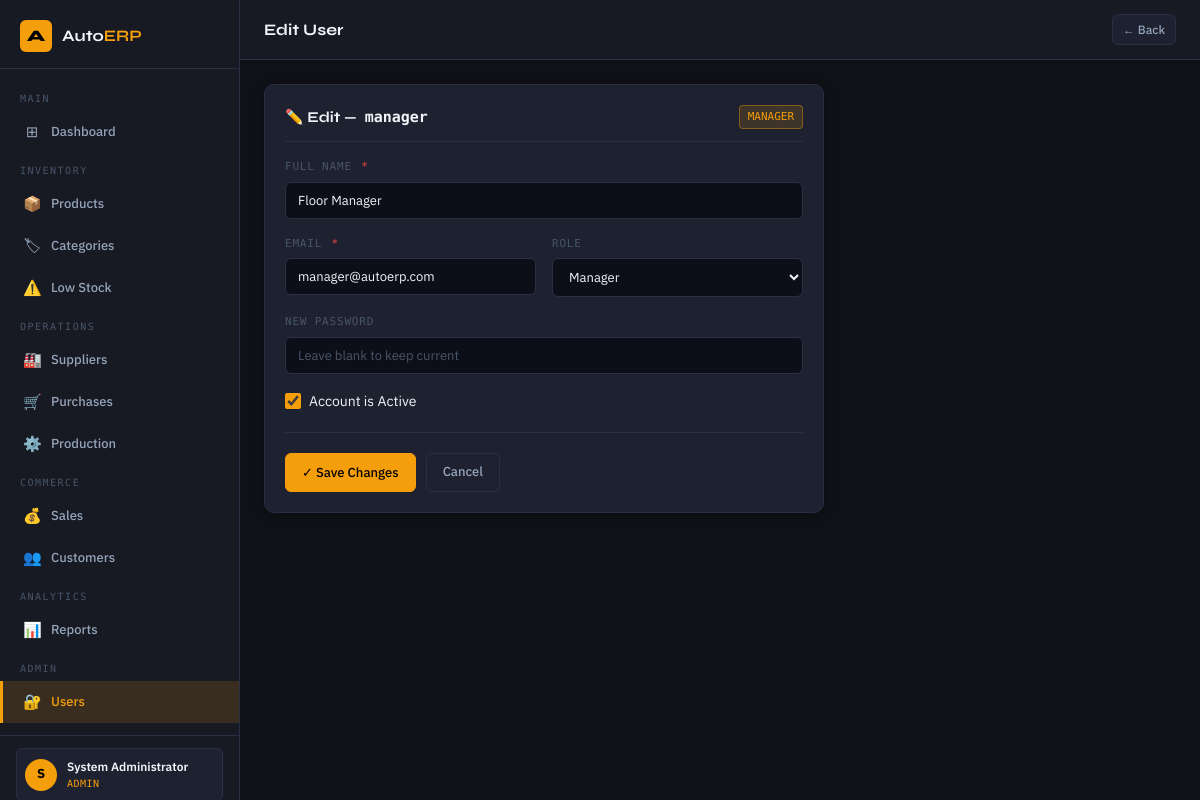
/auth/users/edit/2 (signed in), run on the app's committed database.
### tables this page shows
CREATE TABLE users (
    id          INTEGER PRIMARY KEY AUTOINCREMENT,
    username    TEXT UNIQUE NOT NULL,
    email       TEXT UNIQUE NOT NULL,
    full_name   TEXT NOT NULL,
    password_hash TEXT NOT NULL,
    role        TEXT NOT NULL DEFAULT 'staff',
    is_active   INTEGER NOT NULL DEFAULT 1,
    last_login  TEXT,
    created_at  TEXT DEFAULT (datetime('now'))
);

### app/routes/auth.py (the view, shortened to what this page needs)
@auth_bp.route('/users/edit/<int:uid>', methods=['GET', 'POST'])
@admin_required
def edit_user(uid):
    db = get_db()
    user = db.execute('SELECT * FROM users WHERE id=?', (uid,)).fetchone()
    db.close()
    if not user:
        flash('User not found.', 'danger')
        return redirect(url_for('auth.users'))
    return render_template('auth/edit_user.html', user=dict(user))

### app/auth_helpers.py (called while the page is built)
def admin_required(f):
    @wraps(f)
    def decorated(*args, **kwargs):
        if 'user_id' not in session:
            flash('Please log in.', 'warning')
            return redirect(url_for('auth.login'))
        if session.get('user_role') != 'admin':
            flash('Access denied. Admin role required.', 'danger')
            return redirect(url_for('dashboard.index'))
        return f(*args, **kwargs)
    return decorated

def get_current_user():
    uid = session.get('user_id')
    if not uid:
        return None
    db = get_db()
    user = db.execute('SELECT * FROM users WHERE id=?', (uid,)).fetchone()
    db.close()
    return dict(user) if user else None

### app/database.py (called while the page is built)
def get_db():
    conn = sqlite3.connect(DB_PATH)
    conn.row_factory = sqlite3.Row
    conn.execute("PRAGMA foreign_keys = ON")
    return conn

### app/templates/auth/edit_user.html (shortened to what this page needs)
{% extends "base.html" %}
{% block page_title %}Edit User{% endblock %}
{% block topbar_actions %}<a href="{{ url_for('auth.users') }}" class="btn btn-secondary btn-sm">← Back</a>{% endblock %}
{% block content %}
<div class="card" style="max-width:560px">
  <div class="card-header">
    <div class="card-title">✏️ Edit — <span class="mono">{{ user.username }}</span></div>
    <span class="badge {% if user.role=='admin' %}badge-danger{% elif user.role=='manager' %}badge-warning{% else %}badge-info{% endif %}">{{ user.role.upper() }}</span>
  </div>
  <form method="POST" data-validate>
    <div class="form-group">
      <label class="form-label">Full Name <span class="required">*</span></label>
      <input type="text" name="full_name" class="form-control" value="{{ user.full_name }}" required>
    </div>
    <div class="form-row">
      <div class="form-group">
        <label class="form-label">Email <span class="required">*</span></label>
        <input type="email" name="email" class="form-control" value="{{ user.email }}" required>
      </div>
      <div class="form-group">
        <label class="form-label">Role</label>
        <select name="role" class="form-control">
          <option value="manager" {% if user.role=='manager' %}selected{% endif %}>Manager</option>
        </select>
      </div>
    </div>
    <div class="form-group">
      <label class="form-label">New Password</label>
      <input type="password" name="password" class="form-control" minlength="6" placeholder="Leave blank to keep current">
    </div>
    <div class="form-group">
      <label class="form-check">
        <input type="checkbox" name="is_active" {% if user.is_active %}checked{% endif %}> Account is Active
      </label>
    </div>
    <hr class="divider">
    <div style="display:flex;gap:10px">
      <button type="submit" class="btn btn-primary">✓ Save Changes</button>
      <a href="{{ url_for('auth.users') }}" class="btn btn-secondary">Cancel</a>
    </div>
  </form>
</div>
{% endblock %}

### app/templates/base.html (shortened to what this page needs)
<!DOCTYPE html>
<html lang="en">
<head>
  <link rel="stylesheet" href="{{ url_for('static', filename='css/main.css') }}">
</head>
<body>
<div class="layout">
  <aside class="sidebar">
    <div class="sidebar-brand">
      <div class="sidebar-logo">A</div>
      <div class="sidebar-brand-name">Auto<span>ERP</span></div>
    </div>
    <nav class="sidebar-nav">
      <div class="nav-section-label">Main</div>
      <a class="nav-item" href="{{ url_for('dashboard.index') }}">
        <span class="nav-icon">⊞</span> Dashboard
      </a>
      <div class="nav-section-label">Inventory</div>
      <a class="nav-item" href="{{ url_for('inventory.index') }}">
        <span class="nav-icon">📦</span> Products
      </a>
      <a class="nav-item" href="{{ url_for('inventory.categories') }}">
        <span class="nav-icon">🏷</span> Categories
      </a>
      <a class="nav-item" href="{{ url_for('inventory.low_stock') }}">
        <span class="nav-icon">⚠️</span> Low Stock
      </a>
      <div class="nav-section-label">Operations</div>
      <a class="nav-item" href="{{ url_for('suppliers.index') }}">
        <span class="nav-icon">🏭</span> Suppliers
      </a>
      <a class="nav-item" href="{{ url_for('purchases.index') }}">
        <span class="nav-icon">🛒</span> Purchases
      </a>
      <a class="nav-item" href="{{ url_for('production.index') }}">
        <span class="nav-icon">⚙️</span> Production
      </a>
      <div class="nav-section-label">Commerce</div>
      <a class="nav-item" href="{{ url_for('sales.index') }}">
        <span class="nav-icon">💰</span> Sales
      </a>
      <a class="nav-item" href="{{ url_for('sales.customers') }}">
        <span class="nav-icon">👥</span> Customers
      </a>
      <div class="nav-section-label">Analytics</div>
      <a class="nav-item" href="{{ url_for('reports.index') }}">
        <span class="nav-icon">📊</span> Reports
      </a>
      {% if current_user and current_user.role == 'admin' %}
      <div class="nav-section-label">Admin</div>
      <a class="nav-item" href="{{ url_for('auth.users') }}">
        <span class="nav-icon">🔐</span> Users
      </a>
      {% endif %}
    </nav>
    <div class="sidebar-footer">
      {% if current_user %}
      <div class="sidebar-user">
        <div class="sidebar-user-avatar">{{ current_user.full_name[0].upper() }}</div>
        <div class="sidebar-user-info">
          <div class="sidebar-user-name">{{ current_user.full_name }}</div>
          <div class="sidebar-user-role">{{ current_user.role }}</div>
        </div>
      </div>
      {% endif %}
    </div>
  </aside>
  <div class="main-content">
    <header class="topbar">
      <div class="topbar-title">{% block page_title %}{% endblock %}</div>
      <div class="topbar-actions">{% block topbar_actions %}{% endblock %}</div>
    </header>
    <main class="page-content">
      {% block content %}{% endblock %}
    </main>
  </div>
</div>
</body>
</html>

### data on the page
users: full_name "S", full_name "System Administrator", role "ADMIN"
users: username "manager", role "MANAGER", full_name "Floor Manager", email "manager@autoerp.com", role "Manager", is_active "☑"
